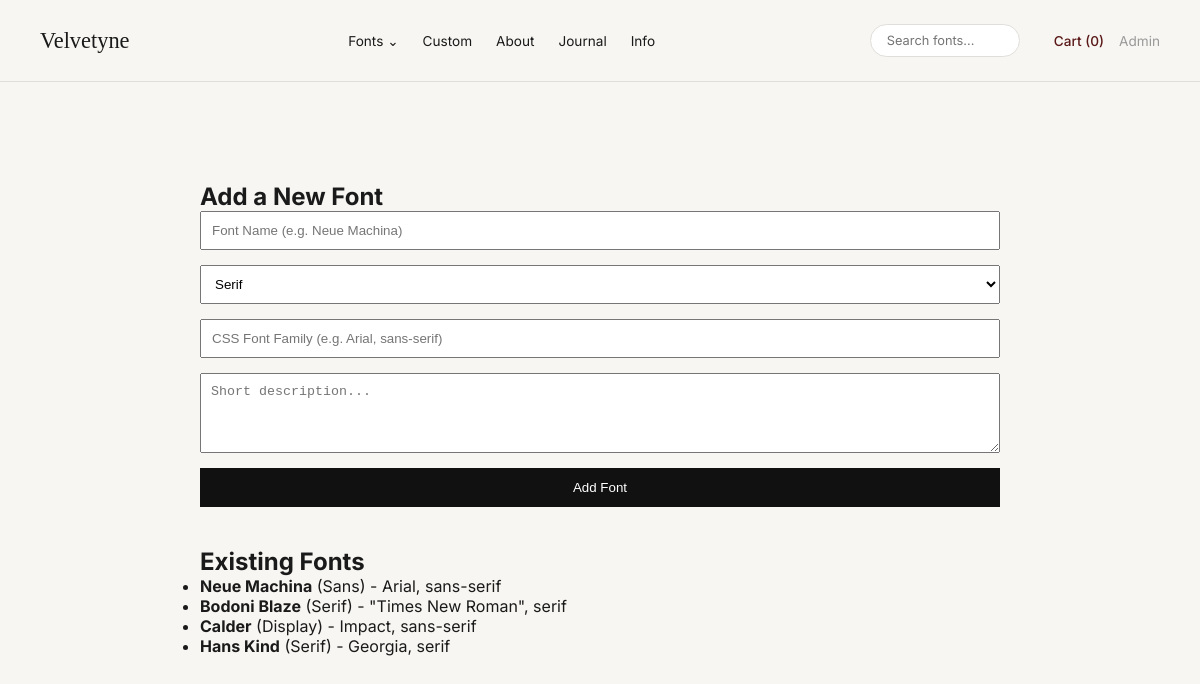
The page /admin on the database its author committed.
### models.py (models this page shows)
class Font(db.Model):
    id = db.Column(db.Integer, primary_key=True)
    name = db.Column(db.String(100), nullable=False)
    category = db.Column(db.String(50))
    description = db.Column(db.Text)
    font_family_css = db.Column(db.String(100))
    price = db.Column(db.Float, default=50.00)
    created_at = db.Column(db.DateTime, default=datetime.utcnow)

### app.py (the view, shortened to what this page needs)
@app.route('/admin', methods=['GET', 'POST'])
def admin():
    fonts = Font.query.all()
    return render_template('admin.html', fonts=fonts)

### app.py (called while the page is built)
@app.context_processor
def inject_cart_count():
    try:
        count = sum(item.quantity for item in CartItem.query.all())
    except Exception:
        count = 0
    return {'cart_count': count}

### templates/admin.html (shortened to what this page needs)
{% extends "base.html" %}
{% block content %}
<div style="max-width: 800px; margin: 40px auto; font-family: 'Inter', sans-serif;">
  <h2>Add a New Font</h2>
  <form method="POST" style="display: flex; flex-direction: column; gap: 15px; margin-bottom: 40px;">
    <input name="name" placeholder="Font Name (e.g. Neue Machina)" required style="padding: 10px;">
    <select name="category" style="padding: 10px;">
      <option value="Serif">Serif</option>
    </select>
    <input name="font_family_css" placeholder="CSS Font Family (e.g. Arial, sans-serif)" required style="padding: 10px;">
    <textarea name="description" placeholder="Short description..." required style="padding: 10px; height: 80px;"></textarea>
    <button type="submit" style="padding: 12px; background: #111; color: white; border: none; cursor: pointer;">Add Font</button>
  </form>
  <h2>Existing Fonts</h2>
  <ul>
    {% for f in fonts %}
      <li><strong>{{ f.name }}</strong> ({{ f.category }}) - {{ f.font_family_css }}</li>
    {% endfor %}
  </ul>
</div>
{% endblock %}

### static/style.css (style rules this page uses)
* { box-sizing: border-box; margin: 0; padding: 0; }
body { background-color: #f7f6f2; color: #1a1a1a; font-family: 'Inter', sans-serif; -webkit-font-smoothing: antialiased; }

### rows shown on the page
Font: name "Neue Machina", category "Sans", font_family_css "Arial, sans-serif"
Font: name "Bodoni Blaze", category "Serif", font_family_css "\"Times New Roman\", serif"
Font: name "Calder", category "Display", font_family_css "Impact, sans-serif"
Font: name "Hans Kind", category "Serif", font_family_css "Georgia, serif"

### other values the page prints
{{ cart_count }} "0"
